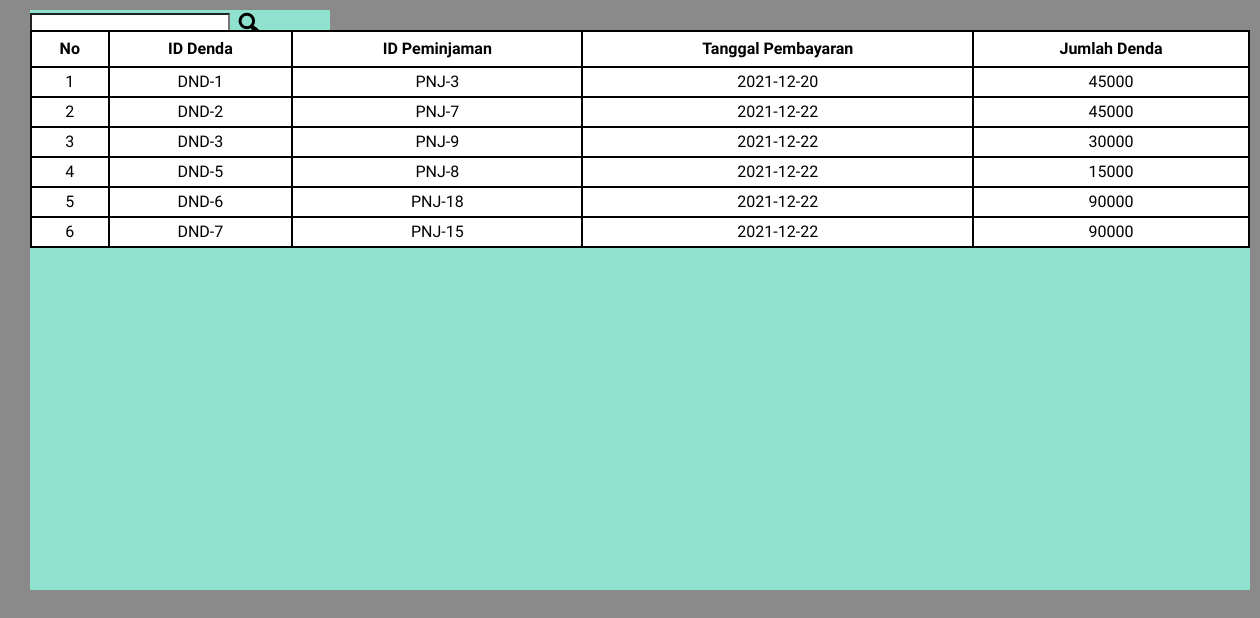
/pegawai/lihatDenda.php (signed in), run on the app's committed database.
### tables this page shows
CREATE TABLE `tb_denda` (
  `id_denda` int(11) NOT NULL,
  `id_peminjaman` int(11) NOT NULL,
  `tgl_pembayaran` date NOT NULL,
  `jumlah` int(11) NOT NULL,
  `dibuat` datetime DEFAULT NULL,
  `diubah` datetime DEFAULT NULL,
  `dihapus` datetime DEFAULT NULL,
  `status_data` enum('Aktif','Tidak Aktif') DEFAULT 'Aktif'
);

### pegawai/functionsPegawai.php (called while the page is built, shortened)
<?php
$conn = mysqli_connect("localhost", "root", "", "db_buku");
function query($query){
    global $conn;
    $result = mysqli_query($conn, $query);
    $rows = [];
    while($row = mysqli_fetch_assoc($result)){
        $rows[] = $row;
    }
    return $rows;
}
?>

### pegawai/lihatDenda.php (the view, shortened to what this page needs)
<?php
require 'functionsPegawai.php';
$query = "SELECT * FROM tb_denda";
$denda = query($query);
?>
<!DOCTYPE html>
<html>
    <head>
        <link rel="stylesheet" href="boots/css/bootstrap.css">
        <link rel="stylesheet" href="content/lihatAkun.css">
    </head>
    <body>
        <div id="article">
            <div id="head">
                <div id="cariPegawai">
                    <form>
                        <input id="search" type="search" name="keyword" autocomplete="off">
                        <img id="imgSearch" src="../img/SearchIcon.png">
                    </form>
                </div>
            </div>
            <div id="daftarAkun">
                <div id="tableAkun" style="overflow-x:auto;">
                    <table>
                        <tr id="row0">
                            <th>No</th>
                            <th>ID Denda</th>
                            <th>ID Peminjaman</th>
                            <th>Tanggal Pembayaran</th>
                            <th>Jumlah Denda</th>
                        </tr>
                        <?php $i= 1; ?>
                        <?php foreach( $denda as $row ) :?>
                        <tr>
                            <td><?= $i ?></td>
                            <td><?php echo "DND-", $row['id_denda'] ?></td>
                            <td><?php echo "PNJ-", $row['id_peminjaman'] ?></td>
                            <td><?php echo $row['tgl_pembayaran']?></td>
                            <td><?php echo $row['jumlah']?></td>
                        </tr>
                        <?php $i++; ?>
                        <?php endforeach; ?>
                    </table>
                </div>
            </div>
        </div>
    </body>
</html>

### pegawai/content/lihatAkun.css (style rules this page uses)
body { width: 100%; position: absolute; display: block; margin:0 auto; left: 0px; font-family: 'Montserrat Alternates', sans-serif; background-color: #8A8A8A; }
#article { display: block; color: white; }
#head { display: block; float: left; width: 100%; }
#cariPegawai { display: block; float: left; width: 20%; background-color: #8FE2CE; margin-top: 10px; margin-left: 30px; color: black; height: 30px; width: 300px; }
#search { display: block; float: left; margin-top: 3px; width: 200px; }
#imgSearch { display: block; float: left; margin-top: -7px; }
#daftarAkun { display: block; float: left; margin-left: 30px; background-color: #8FE2CE; height: 550px; width: 1220px; color: black; }
table { border-collapse: collapse; border-spacing: 0; width: 100%; border: 1px solid #ddd; background-color: white; }
#row0 th { text-align: center; padding-top: 5px; padding-bottom: 5px; padding-left: 5px; padding-right: 5px; border: 2px black solid; }
tr td { text-align: center; padding-top: 2px; padding-bottom: 2px; padding-left: 5px; padding-right: 5px; border: 2px black solid; }

### data on the page
tb_denda: id_denda "1", id_peminjaman "3", tgl_pembayaran "2021-12-20", jumlah "45000"
tb_denda: id_denda "2", id_peminjaman "7", tgl_pembayaran "2021-12-22", jumlah "45000"
tb_denda: id_denda "3", id_peminjaman "9", tgl_pembayaran "2021-12-22", jumlah "30000"
tb_denda: id_denda "5", id_peminjaman "8", tgl_pembayaran "2021-12-22", jumlah "15000"
tb_denda: id_denda "6", id_peminjaman "18", tgl_pembayaran "2021-12-22", jumlah "90000"
tb_denda: id_denda "7", id_peminjaman "15", tgl_pembayaran "2021-12-22", jumlah "90000"
